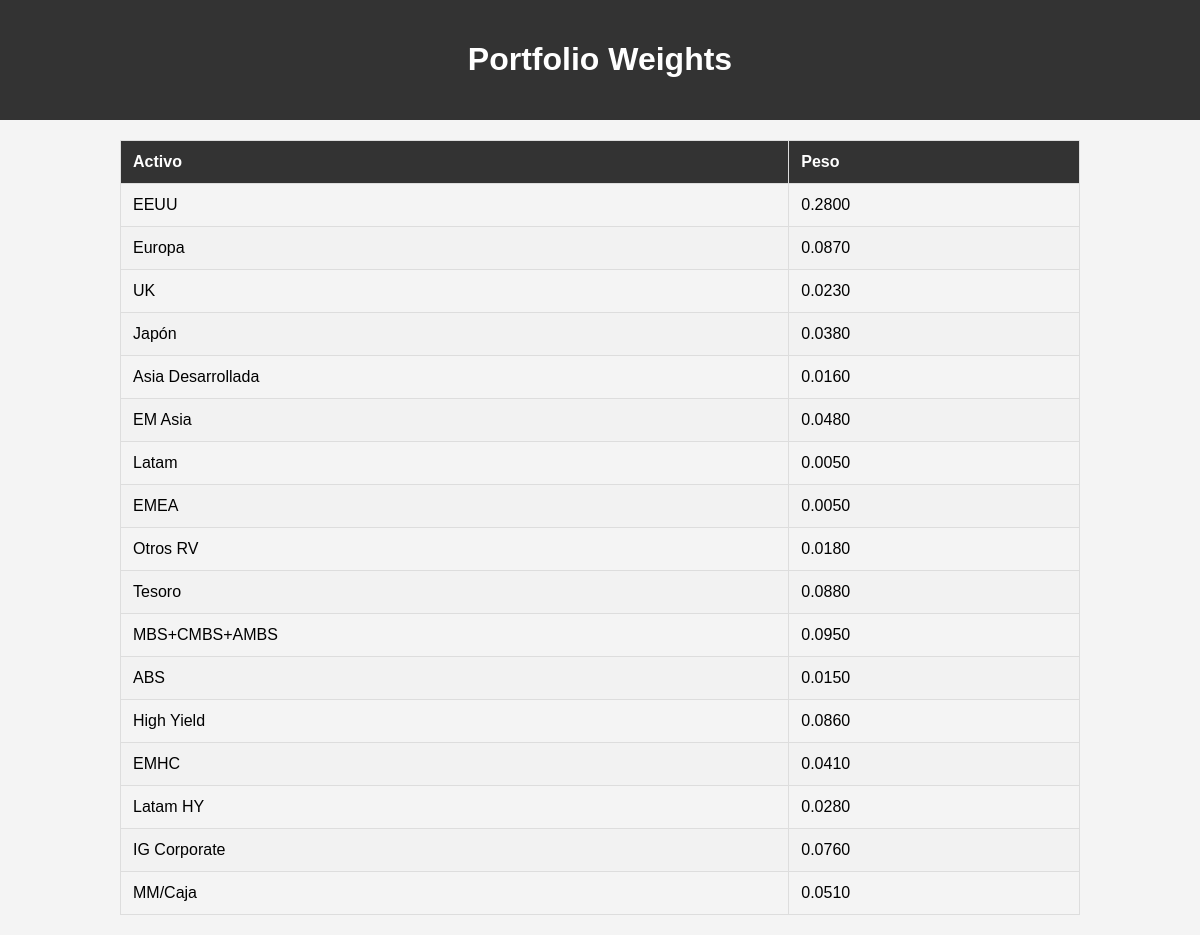
Page /api/portfolio/1/weights/ on the committed database.
### investment_app/models.py (models this page shows, shortened)
class Weight(models.Model):
    portafolio = models.ForeignKey(Portafolio, on_delete=models.CASCADE)
    activo = models.ForeignKey(Activo, on_delete=models.CASCADE)
    peso = models.DecimalField(max_digits=5, decimal_places=4)
    class Meta:
        unique_together = ('portafolio', 'activo')

class Activo(models.Model):
    nombre = models.CharField(max_length=100)
    precio = models.DecimalField(max_digits=15, decimal_places=2)

### investment_app/views.py (the view)
# urls.py: path('portfolio/<int:portafolio_id>/weights/', PortfolioWeightDetail.as_view(), name='portfolio-weights'),
class PortfolioWeightDetail(APIView):
    def get(self, request, portafolio_id):
        portafolio = get_object_or_404(Portafolio, id=portafolio_id)
        weights = Weight.objects.filter(portafolio=portafolio)
        serializer = WeightSerializer(weights, many=True)
        return render(request, 'investment_app/portfolio_weights.html', {'weights': weights})

### investment_app/templates/investment_app/portfolio_weights.html (shortened to what this page needs)
<!DOCTYPE html>
<html lang="en">
<head>
</head>
<body>
    <header>
        <div class="container">
            <h1>Portfolio Weights</h1>
        </div>
    </header>
    <div class="container">
        <table>
            <thead>
                <tr>
                    <th>Activo</th>
                    <th>Peso</th>
                </tr>
            </thead>
            <tbody>
                {% for weight in weights %}
                <tr>
                    <td>{{ weight.activo.nombre }}</td>
                    <td>{{ weight.peso }}</td>
                </tr>
                {% endfor %}
            </tbody>
        </table>
    </div>
</body>
</html>
</html>

### investment_app/templates/investment_app/portfolio_weights.html (style rules this page uses)
body { font-family: Arial, sans-serif; background-color: #f4f4f4; margin: 0; padding: 0; }
.container { width: 80%; margin: auto; overflow: hidden; }
header { background: #333; color: #fff; padding: 20px 0; text-align: center; }
table { width: 100%; margin: 20px 0; border-collapse: collapse; }
table, th, td { border: 1px solid #ddd; }
th, td { padding: 12px; text-align: left; }
th { background-color: #333; color: white; }
tr:nth-child(even) { background-color: #f2f2f2; }

### rows in the picture
Weight: activo.nombre "EEUU", peso "0.2800"
Weight: activo.nombre "Europa", peso "0.0870"
Weight: activo.nombre "UK", peso "0.0230"
Weight: activo.nombre "Japón", peso "0.0380"
Weight: activo.nombre "Asia Desarrollada", peso "0.0160"
Weight: activo.nombre "EM Asia", peso "0.0480"
Weight: activo.nombre "Latam", peso "0.0050"
Weight: activo.nombre "EMEA", peso "0.0050"
Weight: activo.nombre "Otros RV", peso "0.0180"
Weight: activo.nombre "Tesoro", peso "0.0880"
Weight: activo.nombre "MBS+CMBS+AMBS", peso "0.0950"
Weight: activo.nombre "ABS", peso "0.0150"
Weight: activo.nombre "High Yield", peso "0.0860"
Weight: activo.nombre "EMHC", peso "0.0410"
Weight: activo.nombre "Latam HY", peso "0.0280"
Weight: activo.nombre "IG Corporate", peso "0.0760"
Weight: activo.nombre "MM/Caja", peso "0.0510"
